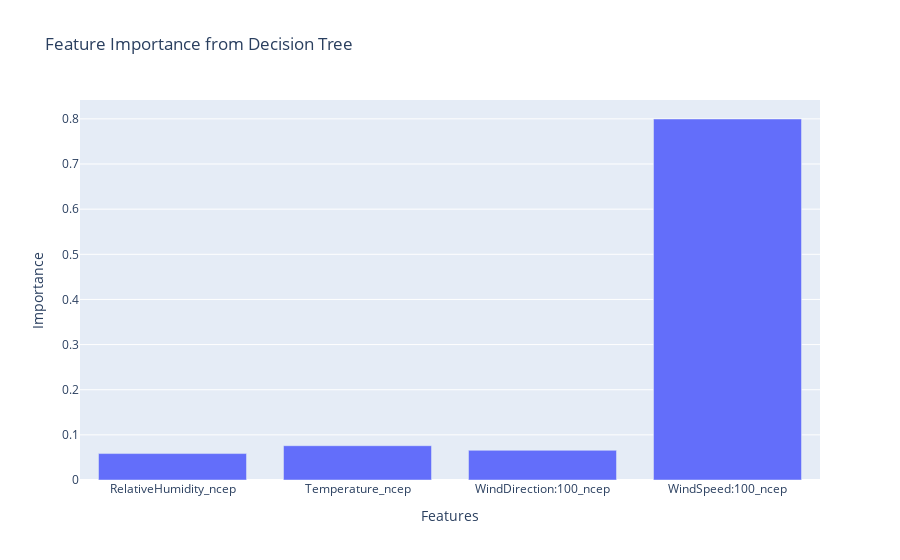

The cell this chart's notebook holds for it:
### Code cell
import pandas as pd
from sklearn.model_selection import train_test_split
from sklearn.metrics import mean_squared_error
from sklearn.tree import DecisionTreeRegressor
import plotly.express as px

# Define the features and target
features = [
    # 'RelativeHumidity_dwd', 'Temperature_dwd', 'WindDirection:100_dwd', 'WindSpeed:100_dwd',
    'RelativeHumidity_ncep', 'Temperature_ncep', 'WindDirection:100_ncep', 'WindSpeed:100_ncep'
]
target = 'Wind_MWh_credit'

# Split the data into training and testing sets
X = df_wind[features]
y = df_wind[target]
X_train, X_test, y_train, y_test = train_test_split(X, y, test_size=0.2, random_state=42)

# Initialize and train the decision tree model
tree_model = DecisionTreeRegressor(random_state=42)
tree_model.fit(X_train, y_train)

# Predict and calculate the mean squared error
y_pred = tree_model.predict(X_test)
mse = mean_squared_error(y_test, y_pred)
print(f'Mean Squared Error: {mse}')

# Extract feature importances
feature_importances = tree_model.feature_importances_

# Convert feature importances to a DataFrame for plotting
feature_importances_df = pd.DataFrame({'Feature': features, 'Importance': feature_importances})

# Plot the feature importances using Plotly
fig = px.bar(feature_importances_df, x='Feature', y='Importance', title='Feature Importance from Decision Tree', labels={'Feature': 'Features', 'Importance': 'Importance'})
fig.show()

### Figure 1 — Plotly figure (JSON) as saved in the notebook; plotly's stock layout.template omitted (floating-point values rounded to 4 significant figures)
{"data": [{"alignmentgroup": "True", "hovertemplate": "Features=%{x}<br>Importance=%{y}<extra></extra>", "legendgroup": "", "marker": {"color": "#636efa", "pattern": {"shape": ""}}, "name": "", "offsetgroup": "", "orientation": "v", "showlegend": false, "textposition": "auto", "type": "bar", "x": ["RelativeHumidity_ncep", "Temperature_ncep", "WindDirection:100_ncep", "WindSpeed:100_ncep"], "xaxis": "x", "y": [0.05855, 0.07597, 0.06576, 0.7997], "yaxis": "y"}], "layout": {"barmode": "relative", "legend": {"tracegroupgap": 0}, "title": {"text": "Feature Importance from Decision Tree"}, "xaxis": {"anchor": "y", "domain": [0, 1], "title": {"text": "Features"}}, "yaxis": {"anchor": "x", "domain": [0, 1], "title": {"text": "Importance"}}}}
